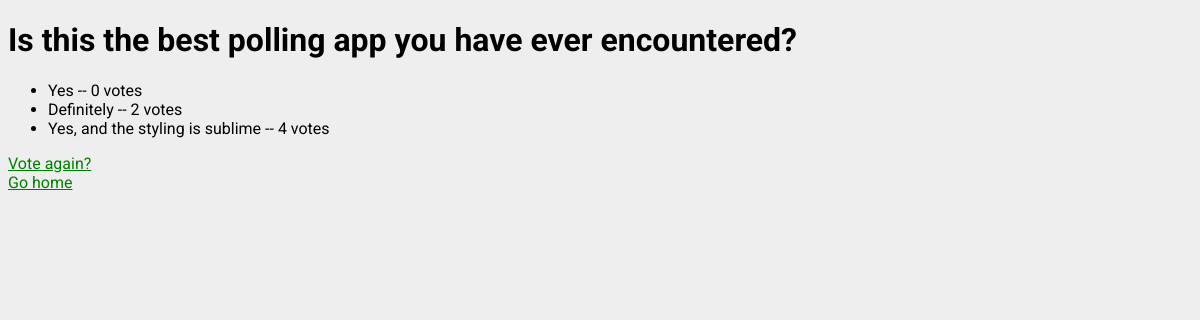
The app's page /12/results/, older data.
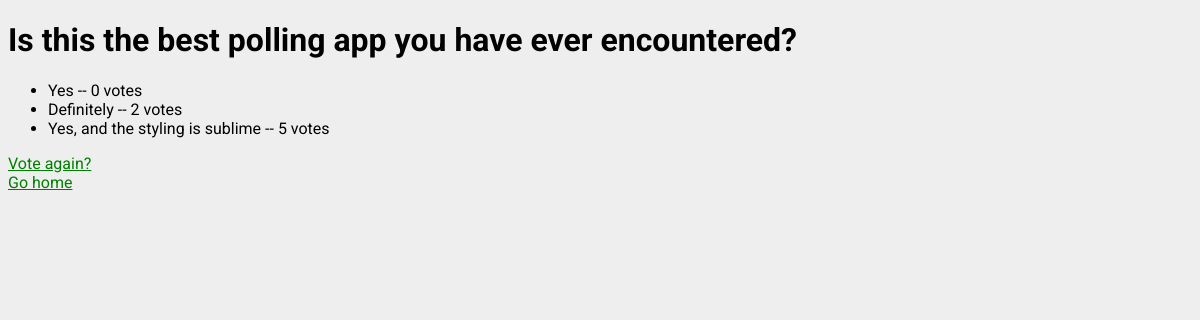
The same page, newer data.
### polls/models.py (models this page shows, shortened)
class Choice(models.Model):
    question = models.ForeignKey(Question, on_delete=models.CASCADE)
    choice_text = models.CharField(max_length=200)
    votes = models.IntegerField(default=0)

### polls/views.py (the view)
# urls.py: path('<int:pk>/results/', views.ResultsView.as_view(), name='results'),
class ResultsView(generic.DetailView):
    model = Question
    template_name = 'polls/results.html'

### polls/templates/polls/results.html (shortened to what this page needs)
<!DOCTYPE html>
<html lang="en">
  <head>
    {% load static %}
    <link
      rel="stylesheet"
      type="text/css"
      href="{% static 'polls/style.css' %}"
    />
  </head>
  <body>
    <h1>{{ question.question_text }}</h1>
    <ul>
      {% for choice in question.choice_set.all %}
      <li>
        {{ choice.choice_text }} -- {{ choice.votes }} vote{{ choice.votes|pluralize }}
      </li>
      {% endfor %}
    </ul>
    <a href="{% url 'polls:detail' question.id %}">Vote again?</a>
    <br>
    <a href="{% url 'polls:pollsindex' %}">Go home</a>
  </body>
</html>

Row changes from the older to the newer data that the page shows:
changed Choice "Yes, and the styling is sublime": votes "4" → "5"
